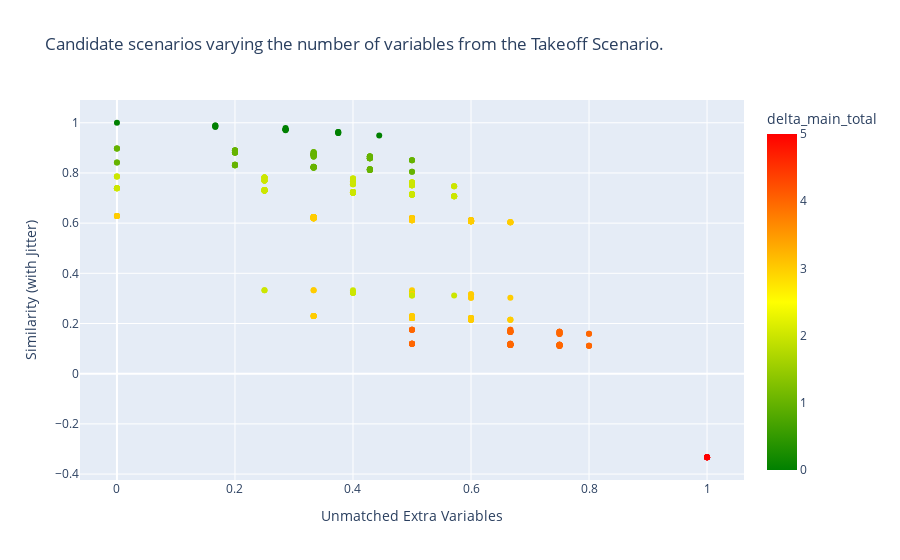

Notebook code for this chart:
### Code cell
import plotly.express as px
import numpy as np

# Criando um jitter nos valores de 'Scenario Similarity' para espalhar os pontos
# df['Scenario Similarity Jitter'] = df['Scenario Similarity'] + np.random.normal(0, 0.005, size=len(df))

# Criando o scatter plot com jitter
fig = px.scatter(
    df,
    x='extra_percent',
    y='Scenario Similarity',  # Usando a coluna com jitter
    color='delta_main_total',
    title='Candidate scenarios varying the number of variables from the Takeoff Scenario.',
    labels={
        'extra_percent': 'Unmatched Extra Variables',
        'Scenario Similarity': 'Similarity (with Jitter)'
    },
    hover_data=['extra_percent'],
    color_continuous_scale=['green', 'yellow', 'red']
)

# Ajusta a posição do texto
fig.update_traces(textposition='top center')


fig.update_yaxes(
    tickmode='auto'
)

# Exibindo o gráfico
fig.show()

### Figure 1 — Plotly figure (JSON) as saved in the notebook; plotly's stock layout.template omitted (floating-point values rounded to 4 significant figures; data arrays with more than 128 entries replaced by an {"elided": "..."} marker saying what was removed)
{"data": [{"hovertemplate": "Unmatched Extra Variables=%{x}<br>Similarity (with Jitter)=%{y}<br>delta_main_total=%{marker.color}<extra></extra>", "legendgroup": "", "marker": {"color": {"elided": "465 int values"}, "coloraxis": "coloraxis", "symbol": "circle"}, "mode": "markers", "name": "", "orientation": "v", "showlegend": false, "textposition": "top center", "type": "scatter", "x": {"elided": "465 float values"}, "xaxis": "x", "y": {"elided": "465 float values"}, "yaxis": "y"}], "layout": {"coloraxis": {"colorbar": {"title": {"text": "delta_main_total"}}, "colorscale": [[0, "green"], [0.5, "yellow"], [1, "red"]]}, "legend": {"tracegroupgap": 0}, "title": {"text": "Candidate scenarios varying the number of variables from the Takeoff Scenario."}, "xaxis": {"anchor": "y", "domain": [0, 1], "title": {"text": "Unmatched Extra Variables"}}, "yaxis": {"anchor": "x", "domain": [0, 1], "tickmode": "auto", "title": {"text": "Similarity (with Jitter)"}}}}
